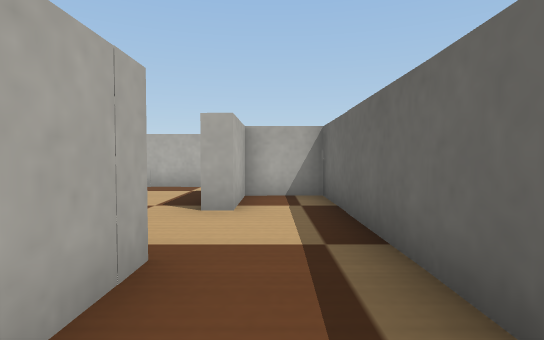
view 1 (above)

12 first-person views from a walk through a Webots world. The camera is 0.16 m above the floor, tilts 2° down and sees 80° across. The floor is counted in squares, 0.2 m on a side. Each view is taken from the middle of a square. On the plan, view 1 faces up. The plan holds only what a view shows up to about 11 squares ahead; the rest is blank. The place goes on beyond the plan. The robots in the file are not drawn. Webots' stock objects and surfaces are drawn as simple stand-ins.

view 2
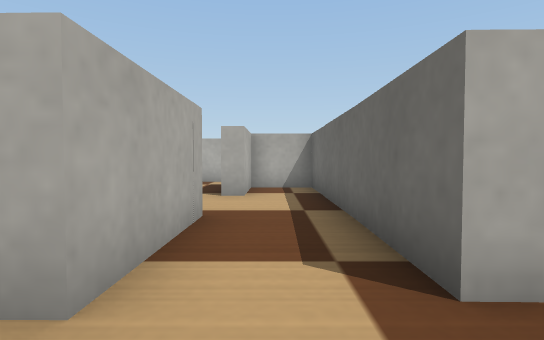

view 3
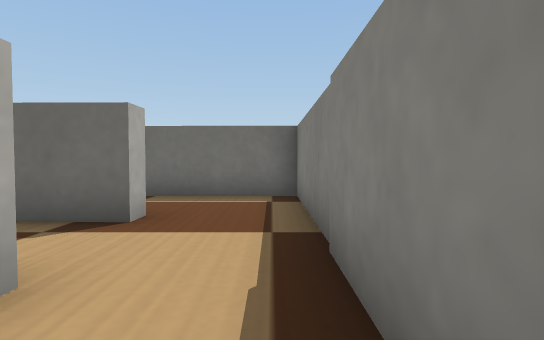

view 4
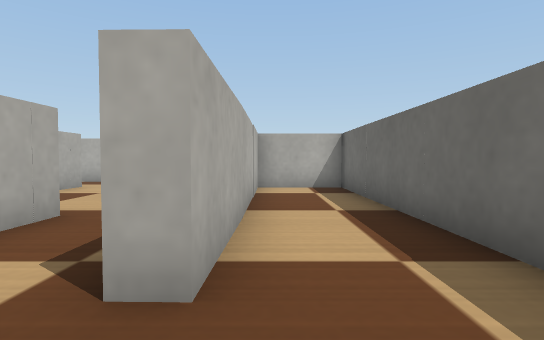

view 5
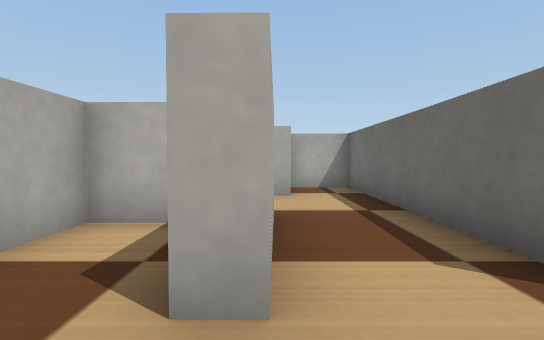

view 6
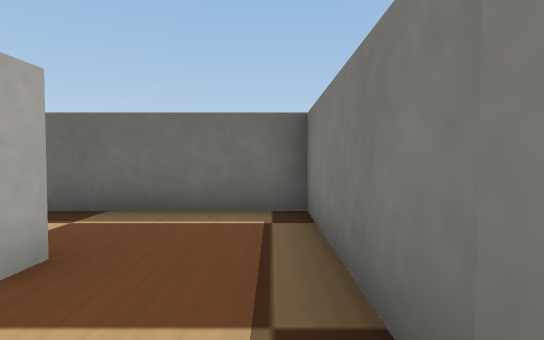

view 7
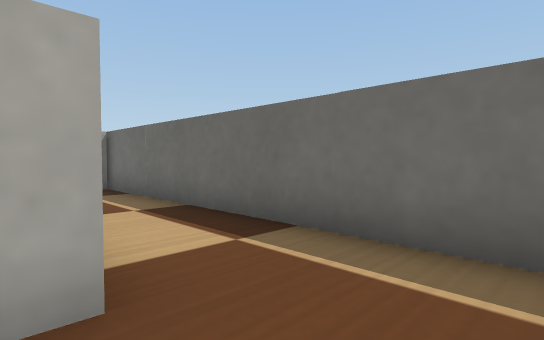

view 8
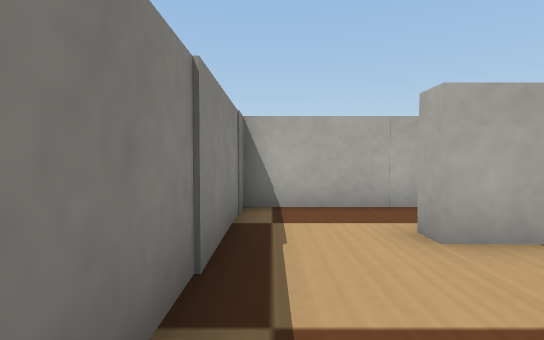

view 9
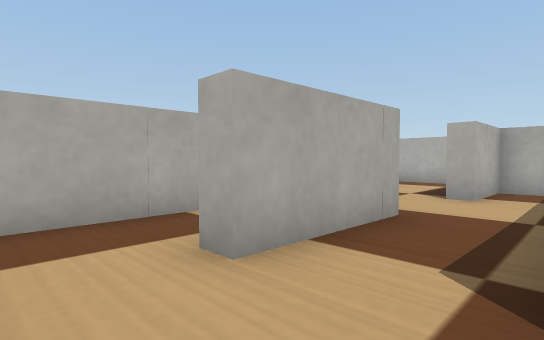

view 10
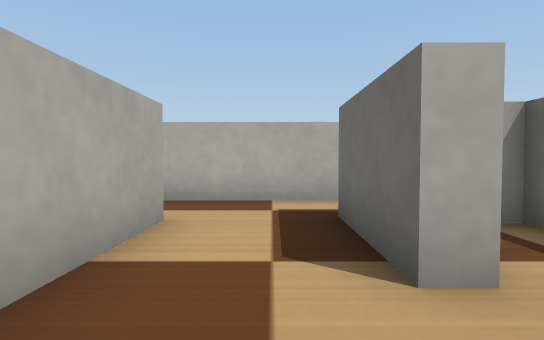

view 11
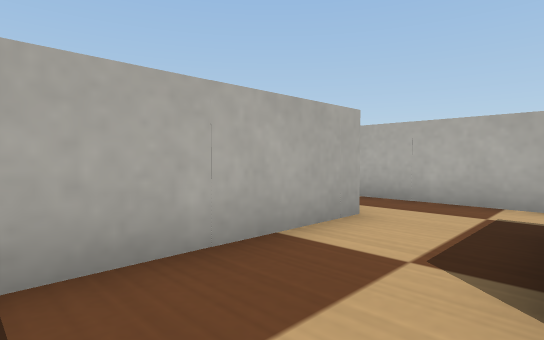

view 12
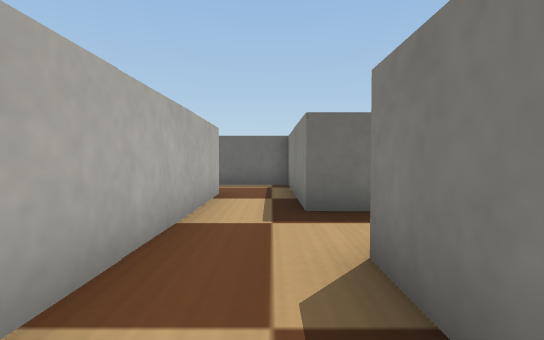

### Floor plan
Ten units are one square. View 1 is at (0, 0); x grows to the right and y downward. Boxes are objects, and circles mark ways between rooms. Rooms are numbered by the first view taken in them; rooms with no view inside come last. Other rooms are left out.
<svg viewBox="-95 -100 139 130">
<path fill="none" stroke="#000" d="M-10 -27 -10 4 -16 4M16 2 11 2 12 -70 -6 -70 -6 -50M-16 25 14 25M-22 -20 -33 -20 -33 25 -16 25M14 25 39 25 39 -70 16 -70M17 -67 16 2M-6 -50 -11 -50 -11 -75 39 -75 39 -84M-34 -72 -35 -32M14 -92 -36 -92M-51 -72 -34 -72M-36 -92 -46 -92"/>
<circle cx="-10" cy="15" r="3" fill="#2a7"/>
<circle cx="10" cy="15" r="3" fill="#2a7"/>
<circle cx="-10" cy="-35" r="3" fill="#2a7"/>
<circle cx="-40" cy="-80" r="3" fill="#2a7"/>
<text x="0" y="-10">1</text>
<text x="-30" y="0">2</text>
<text x="20" y="-20">3</text>
<text x="-20" y="-60">4</text>
<text x="-90" y="-70">5</text>
</svg>
Room 1 opens to room 2. Room 1 opens to room 3. Room 1 opens to room 4. Room 4 opens to room 5.

Where each view was taken, in squares from view 1:
view 1: 0 up, 0 right, facing up
view 2: 2 down, 0 right, facing up
view 3: 2 down, 3 left, facing right
view 4: 2 down, 2 right, facing up
view 5: 2 down, 1 left, facing up
view 6: 2 down, 1 left, facing right
view 7: 2 down, 1 right, facing up-right
view 8: 2 down, 2 right, facing left
view 9: 2 down, 1 right, facing up-left
view 10: 3 up, 2 left, facing up
view 11: 3 up, 1 left, facing up-left
view 12: 8 up, 6 left, facing right
